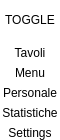
     <widget class="QFrame" name="frame_left_menu">
      <property name="sizePolicy">
       <sizepolicy hsizetype="Preferred" vsizetype="Preferred">
        <horstretch>0</horstretch>
        <verstretch>0</verstretch>
       </sizepolicy>
      </property>
      <property name="minimumSize">
       <size>
        <width>60</width>
        <height>0</height>
       </size>
      </property>
      <property name="maximumSize">
       <size>
        <width>60</width>
        <height>16777215</height>
       </size>
      </property>
      <property name="styleSheet">
       <string notr="true">background-color: white;
color: black;
border-radius: 3px;</string>
      </property>
      <property name="frameShape">
       <enum>QFrame::StyledPanel</enum>
      </property>
      <property name="frameShadow">
       <enum>QFrame::Raised</enum>
      </property>
      <layout class="QVBoxLayout" name="verticalLayout_2">
       <property name="leftMargin">
        <number>0</number>
       </property>
       <property name="topMargin">
        <number>0</number>
       </property>
       <property name="rightMargin">
        <number>0</number>
       </property>
       <property name="bottomMargin">
        <number>0</number>
       </property>
       <item>
        <widget class="QPushButton" name="btn_toggle">
         <property name="sizePolicy">
          <sizepolicy hsizetype="Preferred" vsizetype="Preferred">
           <horstretch>0</horstretch>
           <verstretch>0</verstretch>
          </sizepolicy>
         </property>
         <property name="minimumSize">
          <size>
           <width>0</width>
           <height>40</height>
          </size>
         </property>
         <property name="styleSheet">
          <string notr="true">QPushButton {
	color: black;
	background-color: transparent
}
QPushButton:hover {
	background-color: rgb(123, 114, 255);
}</string>
         </property>
         <property name="text">
          <string>TOGGLE</string>
         </property>
        </widget>
       </item>
       <item>
        <widget class="QPushButton" name="btn_home">
         <property name="sizePolicy">
          <sizepolicy hsizetype="Preferred" vsizetype="Preferred">
           <horstretch>0</horstretch>
           <verstretch>0</verstretch>
          </sizepolicy>
         </property>
         <property name="minimumSize">
          <size>
           <width>0</width>
           <height>0</height>
          </size>
         </property>
         <property name="styleSheet">
          <string notr="true">QPushButton {
	color: black;
	background-color: transparent;
	border: 0px solid;
}
QPushButton:hover {
	background-color: rgb(123, 114, 255);
	border: 0px solid;
}</string>
         </property>
         <property name="text">
          <string>Tavoli</string>
         </property>
        </widget>
       </item>
       <item>
        <widget class="QPushButton" name="btn_menu">
         <property name="sizePolicy">
          <sizepolicy hsizetype="Preferred" vsizetype="Preferred">
           <horstretch>0</horstretch>
           <verstretch>0</verstretch>
          </sizepolicy>
         </property>
         <property name="minimumSize">
          <size>
           <width>0</width>
           <height>0</height>
          </size>
         </property>
         <property name="styleSheet">
          <string notr="true">QPushButton {
	color: black;
	background-color: transparent;
	border: 0px solid;
}
QPushButton:hover {
	background-color: rgb(123, 114, 255);
	border: 0px solid;
}</string>
         </property>
         <property name="text">
          <string>Menu</string>
         </property>
        </widget>
       </item>
       <item>
        <widget class="QPushButton" name="btn_personale">
         <property name="sizePolicy">
          <sizepolicy hsizetype="Preferred" vsizetype="Preferred">
           <horstretch>0</horstretch>
           <verstretch>0</verstretch>
          </sizepolicy>
         </property>
         <property name="minimumSize">
          <size>
           <width>0</width>
           <height>0</height>
          </size>
         </property>
         <property name="styleSheet">
          <string notr="true">QPushButton {
	color: black;
	background-color: transparent
}
QPushButton:hover {
	background-color: rgb(123, 114, 255);
}</string>
         </property>
         <property name="text">
          <string>Personale</string>
         </property>
        </widget>
       </item>
       <item>
        <widget class="QPushButton" name="btn_statistiche">
         <property name="sizePolicy">
          <sizepolicy hsizetype="Preferred" vsizetype="Preferred">
           <horstretch>0</horstretch>
           <verstretch>0</verstretch>
          </sizepolicy>
         </property>
         <property name="minimumSize">
          <size>
           <width>0</width>
           <height>0</height>
          </size>
         </property>
         <property name="styleSheet">
          <string notr="true">QPushButton {
	color: black;
	background-color: transparent
}
QPushButton:hover {
	background-color: rgb(123, 114, 255);
}</string>
         </property>
         <property name="text">
          <string>Statistiche</string>
         </property>
        </widget>
       </item>
       <item>
        <widget class="QPushButton" name="btn_settings">
         <property name="sizePolicy">
          <sizepolicy hsizetype="Preferred" vsizetype="Preferred">
           <horstretch>0</horstretch>
           <verstretch>0</verstretch>
          </sizepolicy>
         </property>
         <property name="minimumSize">
          <size>
           <width>0</width>
           <height>0</height>
          </size>
         </property>
         <property name="contextMenuPolicy">
          <enum>Qt::PreventContextMenu</enum>
         </property>
         <property name="styleSheet">
          <string notr="true">QPushButton {
	color:black;
	background-color: transparent
}
QPushButton:hover {
	background-color: rgb(123, 114, 255);
}</string>
         </property>
         <property name="text">
          <string>Settings</string>
         </property>
        </widget>
       </item>
      </layout>
     </widget>
